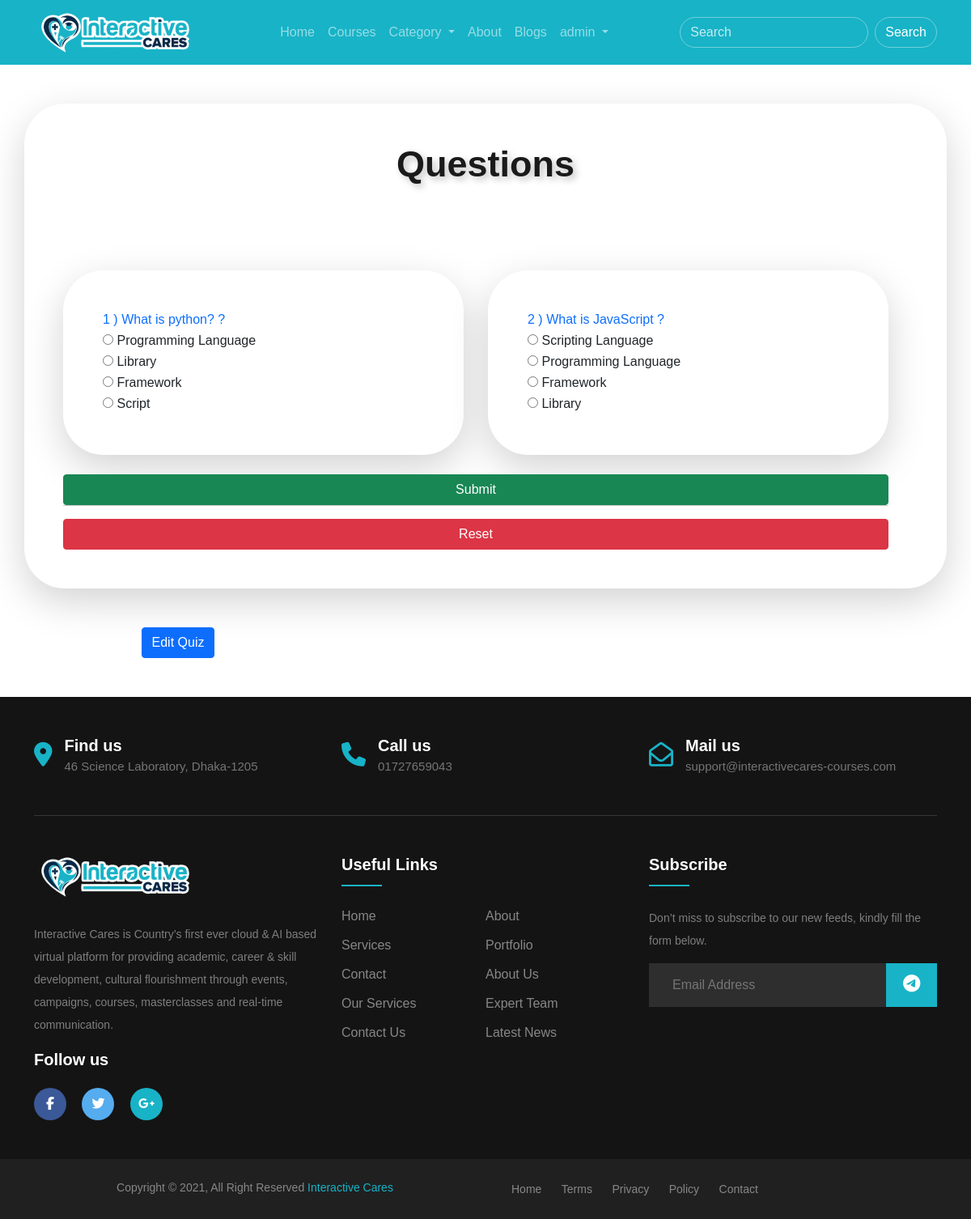
Screenshot of /quiz_details/1/ (signed in) with the database file from the repository.
### auth_app/models.py (models this page shows, shortened)
class User(AbstractBaseUser, PermissionsMixin):
    email = models.EmailField(max_length=255, unique=True)
    username = models.CharField(max_length=255, unique=True)
    full_name = models.CharField(max_length=255, blank=True, null=True)
    phone_number = models.CharField(max_length=255, blank=True, null=True)
    bio = models.TextField(blank=True, null=True)
    profile_picture = models.ImageField(upload_to=profile_pic_upload, blank=True, null=True)
    registration_date = models.DateTimeField(auto_now_add=True)
    is_active = models.BooleanField(default=True)
    is_staff = models.BooleanField(default=False)
    objects = UserManager()
    USERNAME_FIELD = "email"
    REQUIRED_FIELDS = ["username", "full_name", "phone_number", "bio", "profile_picture"]

### course_app/models.py (models this page shows, shortened)
class Question(models.Model):
    course = models.ForeignKey(Course, on_delete=models.CASCADE)
    module = models.ForeignKey(Module, on_delete=models.CASCADE)
    quiz = models.ForeignKey(Quiz, on_delete=models.CASCADE)
    question = models.TextField()
    option_1 = models.TextField(blank=True, null=True)
    option_2 = models.TextField(blank=True, null=True)
    option_3 = models.TextField(blank=True, null=True)
    option_4 = models.TextField(blank=True, null=True)
    answer = models.TextField(blank=True, null=True)

### course_app/views.py (the view)
# urls.py: path("quiz_details/<pk>/", views.quiz_details, name="quiz_details"),
@login_required
def quiz_details(request, pk):
    current_quiz = models.Quiz.objects.get(pk=pk)
    questions = models.Question.objects.filter(quiz=current_quiz)
    diction = {
        "title": f"{current_quiz.quiz_name} - Interactive Cares",
        "questions": questions,
        "current_quiz": current_quiz
    }
    return render(request, "course_app/quiz_details.html", context=diction)

### templates/course_app/quiz_details.html (shortened to what this page needs)
{% extends 'base/base.html' %}
{% load crispy_forms_tags %}
{% block body_block %}
<section class="container my-5">
    <div class="shadow-lg p-5 bg-body rounded row about-us-contaiiner">
        <h2 class="h-text text-center mb-5">Questions</h2>
        <div class="row professional-instructors">
            {% for question in questions %}
            <div class="shadow-lg p-5 my-2 bg-body rounded about-us-contaiiner col-xs-12 col-sm-12 col-md-5 col-lg-5 col-xl-5 course-box mb-4">
                <table>
                    <tr>
                        <td class="text-primary">{{question.pk}} ) {{question.question}} ?</td>
                    </tr>
                    <tr>
                        <td><input type = "radio" class="rb ans" name = {{question.pk}} id="Option1" value="{{question.option_1}}" style="cursor: pointer;"> {{question.option_1}}</td>
                    </tr>
                    <tr>
                        <td><input type = "radio" class="rb ans" name = {{question.pk}} id="Option2" value="{{question.option_2}}" style="cursor: pointer;"> {{question.option_2}}</td>
                    </tr>
                    <tr>
                        <td><input type = "radio" class="rb ans" name = {{question.pk}} id="Option3" value="{{question.option_3}}" style="cursor: pointer;"> {{question.option_3}}</td>
                    </tr>
                    <tr>
                        <td><input type = "radio" class="rb ans" name = {{question.pk}} id="Option4" value="{{question.option_4}}" style="cursor: pointer;"> {{question.option_4}}</td>
                    </tr>
                    <tr>
                        <td><label id="corans" class= "rb" style="display:none ; color : green"><b>Correct answer: <span class="correct-ans">{{question.answer}}</span></b></label></td>
                    </tr>
                </table>
            </div>
            {% endfor %}
            <input type="submit" class="btn btn-success" value="Submit" id="b1">
            <hr>
            <input type="submit" class="btn btn-danger" value="Reset" id="reset-btn">
        </div>
    </div>
</section>
{% if current_quiz.course.instructor == request.user.instructor_profile %}
<section class="container my-5 text-center">
    <div class="row">
        <div class="col-xm-12 col-sm-12 col-md-4 col-lg-4 col-xl-4">
            <a href="{% url 'course_app:edit_quiz' pk=current_quiz.pk %}" class="btn btn-primary">Edit Quiz</a>
        </div>
    </div>
</section>
{% endif %}
{% endblock %}

### templates/base/base.html (shortened to what this page needs)
<!DOCTYPE html>
{% load static %}
<html lang="en">
<head>
    <link href="https://cdn.jsdelivr.net/npm/bootstrap@5.0.0-beta3/dist/css/bootstrap.min.css" rel="stylesheet">
    <link rel="stylesheet" href="{% static 'base/css/base.css' %}">
    <link rel="stylesheet" href="{% static 'course_app/css/home.css' %}">
</head>
<body>
    <header>
        <section class="container">
          <nav class="navbar navbar-expand-lg navbar-dark">
            <a class="navbar-brand" href="{% url 'course_app:home' %}"><img class="navbar-logo" src="{% static 'base/img/IC-logo-Telda.png' %}" alt="IC Logo"></a>
            <div class="collapse navbar-collapse" id="navbarSupportedContent">
              <ul class="navbar-nav mx-auto">
                <li class="nav-item">
                    <a class="nav-link" href="{%url 'course_app:home' %}">Home</a>
                </li>
                <li class="nav-item">
                  <a class="nav-link" href="{%url 'course_app:courses' %}">Courses</a>
                </li>
                <li class="nav-item dropdown">
                    <a class="nav-link dropdown-toggle" href="#" id="navbarDropdown" role="button" data-bs-toggle="dropdown" aria-expanded="false">
                      Category
                    </a>
                </li>
                <li class="nav-item">
                    <a class="nav-link" href="/#about">About</a>
                </li>
                <li class="nav-item">
                    <a class="nav-link" href="#">Blogs</a>
                </li>
                {% if user.is_authenticated %}
                <li class="nav-item dropdown">
                  <a class="nav-link dropdown-toggle" href="#" id="navbarDropdown" role="button"
                      data-bs-toggle="dropdown" aria-expanded="false">
                      {{ user.username }}
                  </a>
                {% endif %}
              </ul>
              <form class="d-flex">
                <input class="form-control me-2 search-input" type="search" placeholder="Search" aria-label="Search">
                <button class="btn btn-outline-primary rounded-pill search-submit" type="submit">Search</button>
              </form>
            </div>
          </nav>
        </section>
    </header>
    <main>
      {% block body_block %}
      {% endblock %}
    </main>
    <footer class="footer-section" id=contact>
      <div class="container">
          <div class="footer-cta pt-5 pb-5">
              <div class="row">
                  <div class="col-xl-4 col-md-4 mb-30">
                      <div class="single-cta">
                          <i class="fas fa-map-marker-alt"></i>
                          <div class="cta-text">
                              <h4>Find us</h4>
                              <span>46 Science Laboratory, Dhaka-1205</span>
                          </div>
                      </div>
                  </div>
                  <div class="col-xl-4 col-md-4 mb-30">
                      <div class="single-cta">
                          <i class="fas fa-phone"></i>
                          <div class="cta-text">
                              <h4>Call us</h4>
                              <span>01727659043</span>
                          </div>
                      </div>
                  </div>
                  <div class="col-xl-4 col-md-4 mb-30">
                      <div class="single-cta">
                          <i class="far fa-envelope-open"></i>
                          <div class="cta-text">
                              <h4>Mail us</h4>
                              <span>support@interactivecares-courses.com</span>
                          </div>
                      </div>
                  </div>
              </div>
          </div>
          <div class="footer-content pt-5 pb-5">
              <div class="row">
                  <div class="col-xl-4 col-lg-4 mb-50">
                      <div class="footer-widget">
                          <div class="footer-logo">
                              <a href="index.html"><img src="{% static 'base/img/IC-logo-Telda.png' %}" class="img-fluid" alt="logo"></a>
                          </div>
                          <div class="footer-text">
                              <p>Interactive Cares is Country’s first ever cloud & AI based virtual platform for providing academic, career & skill development, cultural flourishment through events, campaigns, courses, masterclasses and real-time communication.</p>
                          </div>
                          <div class="footer-social-icon">
                              <span>Follow us</span>
                              <a href="#"><i class="fab fa-facebook-f facebook-bg"></i></a>
                              <a href="#"><i class="fab fa-twitter twitter-bg"></i></a>
                              <a href="#"><i class="fab fa-google-plus-g google-bg"></i></a>
                          </div>
                      </div>
                  </div>
                  <div class="col-xl-4 col-lg-4 col-md-6 mb-30">
                      <div class="footer-widget">
                          <div class="footer-widget-heading">
                              <h3>Useful Links</h3>
                          </div>
                          <ul>
                              <li><a href="#">Home</a></li>
                              <li><a href="#">about</a></li>
                              <li><a href="#">services</a></li>
                              <li><a href="#">portfolio</a></li>
                              <li><a href="#">Contact</a></li>
                              <li><a href="#">About us</a></li>
                              <li><a href="#">Our Services</a></li>
                              <li><a href="#">Expert Team</a></li>
                              <li><a href="#">Contact us</a></li>
                              <li><a href="#">Latest News</a></li>
                          </ul>
                      </div>
                  </div>
                  <div class="col-xl-4 col-lg-4 col-md-6 mb-50">
                      <div class="footer-widget">
                          <div class="footer-widget-heading">
                              <h3>Subscribe</h3>
                          </div>
                          <div class="footer-text mb-25">
                              <p>Don’t miss to subscribe to our new feeds, kindly fill the form below.</p>
                          </div>
                          <div class="subscribe-form">
                              <form action="#">
                                  <input type="text" placeholder="Email Address">
                                  <button><i class="fab fa-telegram-plane"></i></button>
                              </form>
                          </div>
                      </div>
                  </div>
              </div>
          </div>
      </div>
      <div class="copyright-area">
          <div class="container">
              <div class="row">
                  <div class="col-xl-6 col-lg-6 text-center text-lg-left">
                      <div class="copyright-text">
                          <p>Copyright &copy; 2021, All Right Reserved <a href="#">Interactive Cares</a></p>
                      </div>
                  </div>
                  <div class="col-xl-6 col-lg-6 d-none d-lg-block text-right">
                      <div class="footer-menu">
                          <ul>
                              <li><a href="#">Home</a></li>
                              <li><a href="#">Terms</a></li>
                              <li><a href="#">Privacy</a></li>
                              <li><a href="#">Policy</a></li>
                              <li><a href="#">Contact</a></li>
                          </ul>
                      </div>
                  </div>
              </div>
          </div>
      </div>
    </footer>
  </body>
</html>

### static/base/css/base.css (style rules this page uses)
a { text-decoration: none; }
body { font-family:Verdana, Geneva, Tahoma, sans-serif; }
header { background-color: #18B3C7; }
.navbar { background-color: #18B3C7 !important; }
.navbar-logo { width: 200px; }
.search-input { background: transparent; color: #C5ECF1; border: 1px solid rgba(197, 236, 241, 0.5); border-radius: 50px; }
.search-input::placeholder { color: #C5ECF1; }
.search-submit { color: white; border: 1px solid rgba(197, 236, 241, 0.5); }
ul { margin: 0px; padding: 0px; }
.footer-section { background: #151414; position: relative; }
.footer-cta { border-bottom: 1px solid #373636; }
.single-cta i { color: #18B3C7; font-size: 30px; float: left; margin-top: 8px; }
.cta-text { padding-left: 15px; display: inline-block; }
.cta-text h4 { color: #fff; font-size: 20px; font-weight: 600; margin-bottom: 2px; }
.cta-text span { color: #757575; font-size: 15px; }
.footer-content { position: relative; z-index: 2; }
.footer-logo { margin-bottom: 30px; }
.footer-logo img { max-width: 200px; }
.footer-text p { margin-bottom: 14px; font-size: 14px; color: #7e7e7e; line-height: 28px; }
.footer-social-icon span { color: #fff; display: block; font-size: 20px; font-weight: 700; font-family:Verdana, Geneva, Tahoma, sans-serif; margin-bottom: 20px; }
.footer-social-icon a { color: #fff; font-size: 16px; margin-right: 15px; }
.footer-social-icon i { height: 40px; width: 40px; text-align: center; line-height: 38px; border-radius: 50%; }
.facebook-bg { background: #3B5998; }
.twitter-bg { background: #55ACEE; }
.google-bg { background: #18B3C7; }
.footer-widget-heading h3 { color: #fff; font-size: 20px; font-weight: 600; margin-bottom: 40px; position: relative; }
.footer-widget-heading h3::before { content: ""; position: absolute; left: 0; bottom: -15px; height: 2px; width: 50px; background: #18B3C7; }
.footer-widget ul li { display: inline-block; float: left; width: 50%; margin-bottom: 12px; }
.footer-widget ul li a { color: #878787; text-transform: capitalize; }
.subscribe-form { position: relative; overflow: hidden; }
.subscribe-form input { width: 100%; padding: 14px 28px; background: #2E2E2E; border: 1px solid #2E2E2E; color: #fff; }
.subscribe-form button { position: absolute; right: 0; background: #18B3C7; padding: 13px 20px; border: 1px solid #18B3C7; top: 0; }
.subscribe-form button i { color: #fff; font-size: 22px; transform: rotate(-6deg); }
.copyright-area { background: #202020; padding: 25px 0; }
.copyright-text p { margin: 0; font-size: 14px; color: #878787; }
.copyright-text p a { color: #18B3C7; }
.footer-menu li { display: inline-block; margin-left: 20px; }
.footer-menu li a { font-size: 14px; color: #878787; }

### static/course_app/css/home.css (style rules this page uses)
.about-us-contaiiner { border-radius: 50px !important; }
.h-text { font-size: 45px; font-weight: 600; color: rgb(26, 26, 26); text-shadow: 4px 4px 8px silver; }
.professional-instructors { justify-content: space-between; }
.course-box { width: 495px; }

### rows the page displays
Question: pk "1", question "What is python?", option_1 "Programming Language", option_2 "Library", option_3 "Framework", option_4 "Script"
Question: pk "2", question "What is JavaScript", option_1 "Scripting Language", option_2 "Programming Language", option_3 "Framework", option_4 "Library"

### other values shown
{{ user.username }} "admin"
